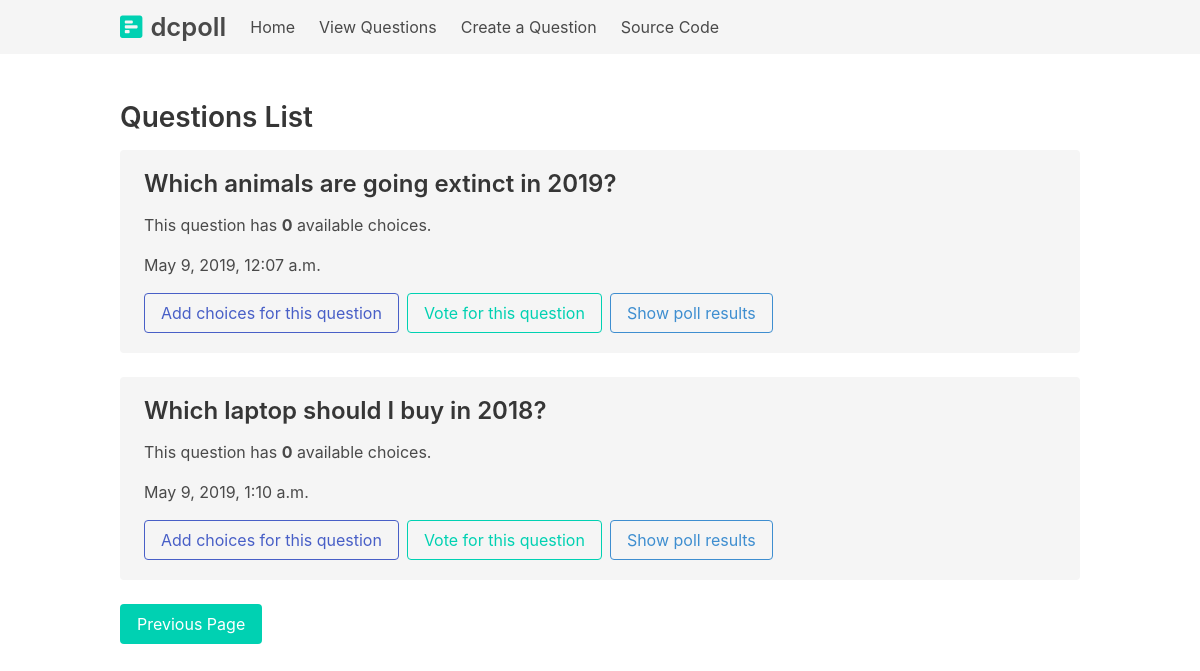
The page /polls/list/?page=2 on the database as committed earlier.
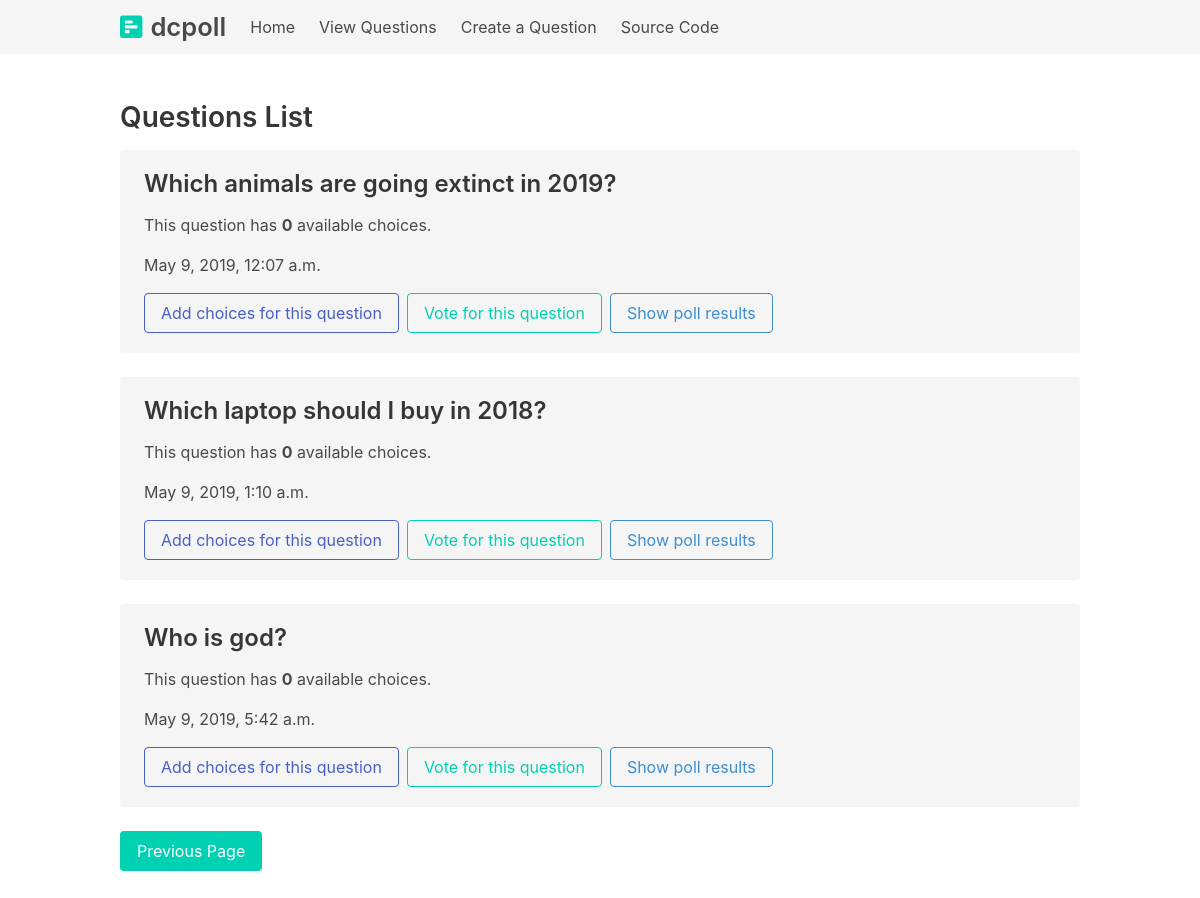
The same page on the database as committed later.
### polls/models.py (models this page shows, shortened)
class Question(models.Model):
    question_text = models.CharField(max_length=200)
    pub_date = models.DateTimeField(auto_now=True)

### polls/views.py (the view)
# urls.py: path('polls/list/', polls_questions_list, name='polls-list'),
def polls_questions_list(request):
    questions_list = Question.objects.all()
    paginator = Paginator(questions_list, 8)
    page = request.GET.get('page')
    data = paginator.get_page(page)
    context = {'title': 'Polls List Page',
               'data':data}
    return render(request, 'questions-list.html', context)

### templates/questions-list.html (shortened to what this page needs)
{% extends 'base.html' %}
{% block content %}
<section class="section">
	<section class="container">
		<section class="content">
			<h2>Questions List</h2>
			{% for q in data %}
				<div class="notification is-light">
					<h3>{{ q.question_text }}</h3>
					<p>This question has <strong>{{ q.choice_set.all.count }}</strong>
					available choices.</p>
					<p class="">{{ q.pub_date}}</p>
					<div class="buttons">
						<a class="button is-link is-outlined" href="{% url 'polls-create-choice' q.id  %}">Add choices for this question</a>
						<a class="button is-primary is-outlined" href="{% url 'polls-vote' q.id  %}">Vote for this question</a>
						<a class="button is-info is-outlined" href="{% url 'polls-results' q.id  %}">Show poll results</a>
					</div>
				</div>
			{% endfor %}
			{% if data.has_previous %}
			<a class="button is-primary" href="?page={{ data.previous_page_number }}">Previous Page</a>
			{% endif %}
		</section>
	</section>
</section>
{% endblock %}

### templates/base.html (shortened to what this page needs)
<!DOCTYPE html>
<html>
  <head>
    <link rel="stylesheet" href="https://cdnjs.cloudflare.com/ajax/libs/bulma/0.7.4/css/bulma.min.css">
  </head>
  <body>
  {%include 'navbar.html' %}
  {% block content %}
  {% endblock %}
  </body>
</html>

### templates/navbar.html (shortened to what this page needs)
<nav class="navbar is-light" role="navigation" aria-label="main navigation">
  <div class="container">
  <div class="navbar-brand">
    <a style="font-size: 1.6rem;" class="navbar-item has-text-weight-semibold" href="{% url 'polls-index' %}">
      <i class="fas fa-poll-h has-text-primary"></i><span style="margin-left: .5rem;">dcpoll</span>
    </a>
  </div>
  <div id="navbarBasicExample" class="navbar-menu">
    <div class="navbar-start">
      <a href="{% url 'polls-index' %}" class="navbar-item">
        Home
      </a>
      <a href="{% url 'polls-list' %}" class="navbar-item">
        View Questions
      </a>
      <a href="{% url 'polls-create-question' %}" class="navbar-item">
        Create a Question
      </a>
      <a class="navbar-item" href="https://github.com/danielc92/django-docs-tutorial.git">Source Code</a>
    </div>
  </div>
  </div>
</nav>

Rows that differ between the two databases and show on the page:
added Question: question_text "Who is god?", choice_set.all.count "0", pub_date "May 9, 2019, 5:42 a.m."
